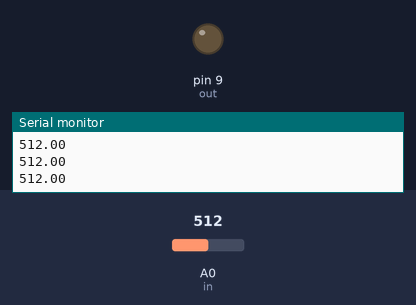
A sketch run on a simulated Arduino Uno, built with avr-gcc and run on an emulated ATmega328P. Shown: output pins drawn as LEDs (lit = HIGH), the last lines printed to the serial monitor. Inputs (shaded band) come from the test bench; at power-on: A0 (in) = 512.

Above: at 1.2 s.
1.3 s: A0 (in) set to 991
2.8 s: A0 (in) set to 1011
At 3.4 s:
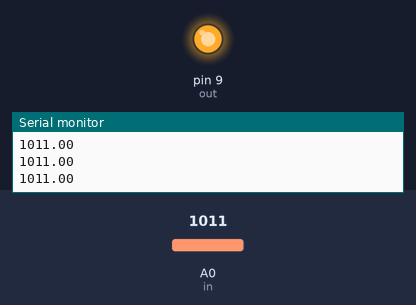
4.4 s: A0 (in) set to 990
At 5.0 s:
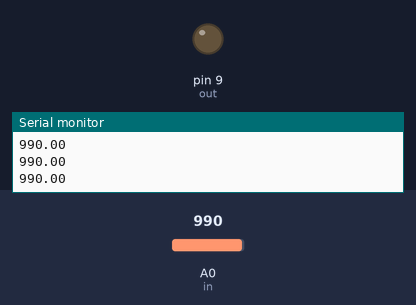
6.0 s: A0 (in) set to 1010
At 6.5 s:
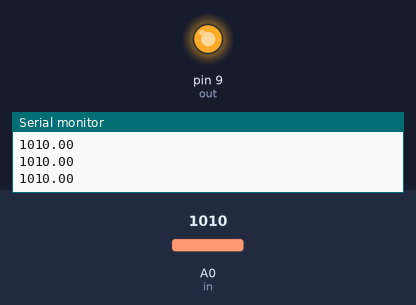
Timing chart, 0 to 8.6 s (numbered marks = the images above; inputs shaded):
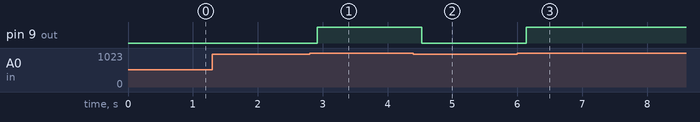

Measured:
- the behaviour switches between 999 and 1000 on A0 (in) (found by bisection; images 0 and 1)
- after the input at 2.8 s, pin 9 (out): LOW → HIGH after 0.12 s
- after the input at 4.4 s, pin 9 (out): HIGH → LOW after 0.13 s
- after the input at 6.0 s, pin 9 (out): LOW → HIGH after 0.14 s

The sketch:

whileloop.ino
```cpp
int in=A0;
int out=9;
int a=100;
float inv;
void setup() {
pinMode(in,INPUT);
pinMode(out,OUTPUT);
Serial.begin(9600);
}

void loop() {
inv=analogRead(in);
Serial.println(inv);
delay(a);

while (inv>=1000) {
  digitalWrite(out,HIGH);
  inv=analogRead(in);
  Serial.println(inv);
  delay(a);
  }
digitalWrite(out,LOW);
}
```
